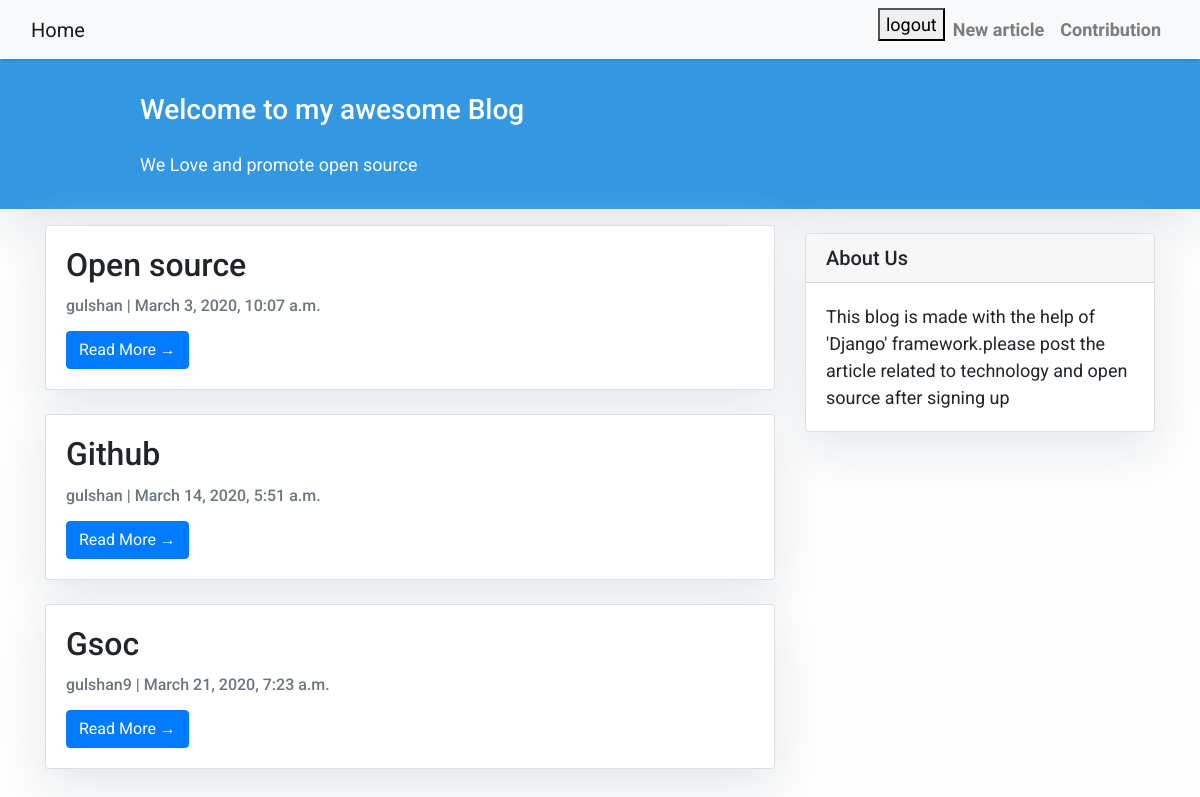
The app's page / (signed in) with its own data.
### articles/models.py (models this page shows, shortened)
class Articles(models.Model):
    objects=models.Manager()
    title=models.CharField(max_length=100)
    slug=models.SlugField()
    body=models.TextField()
    date=models.DateTimeField(auto_now_add=True)
    likes=models.ManyToManyField(User,related_name='likes',blank=True)
    thumb=models.ImageField(default='default.png' ,blank=True)
    author=models.ForeignKey(User,default=None,on_delete=models.CASCADE)

### articles/views.py (the view)
# urls.py: path('',views.article_list,name="list"),
def article_list(request):
    articles=Articles.objects.all().order_by('date')
    return render(request,'article_list.html',{'articles':articles,
                                               })

### articles/templates/article_list.html (shortened to what this page needs)
{% extends "base.html" %}
{% block content %}
<header class="masthead">
    <div class="container">
        <div class="row">
            <div class=" col-md-8 col-md-10 mx-auto">
                <div class="site-heading">
                    <h3 class=" site-heading my-4 mt-3 text-white"> Welcome to my awesome Blog </h3>
                    <p class="text-light">We Love and promote open source
                    </p>
                </div>
            </div>
        </div>
    </div>
</header>
<div class="container">
    <div class="row">
        <div class="col-md-8 mt-3 left">
            {% for article in articles %}
            <div class="card mb-4">
                <div class="card-body">
                    <h2 class="card-title">{{ article.title | capfirst }}</h2>
                    <p class="card-text text-muted h6">{{ article.author }} | {{ article.date}} </p>
                    <a href="{% url 'detail' article.slug  %}" class="btn btn-primary">Read More &rarr;</a>
                </div>
            </div>
            {% endfor %}
        </div>
{% block sidebar %} {% include 'sidebar.html' %} {% endblock sidebar %}
</div>
</div>
{% endblock %}

### articles/templates/base.html (style rules this page uses)
body { font-family: "Roboto", sans-serif; font-size: 17px; background-color: #fdfdfd; }
.masthead { background: #3398E1; height: auto; padding-bottom: 15px; box-shadow: 0 16px 48px #E3E7EB; padding-top: 10px; }

### articles/templates/article_list.html (style rules this page uses)
body { font-family: "Roboto", sans-serif; font-size: 18px; background-color: #fdfdfd; }
.card { box-shadow: 0 16px 48px #E3E7EB; }

### articles/templates/sidebar.html (style rules this page uses)
.card { box-shadow: 0 16px 48px #E3E7EB; }

### records on screen
Articles: title "Open source", author "gulshan", date "March 3, 2020, 10:07 a.m."
Articles: title "Github", author "gulshan", date "March 14, 2020, 5:51 a.m."
Articles: title "Gsoc", author "gulshan9", date "March 21, 2020, 7:23 a.m."
